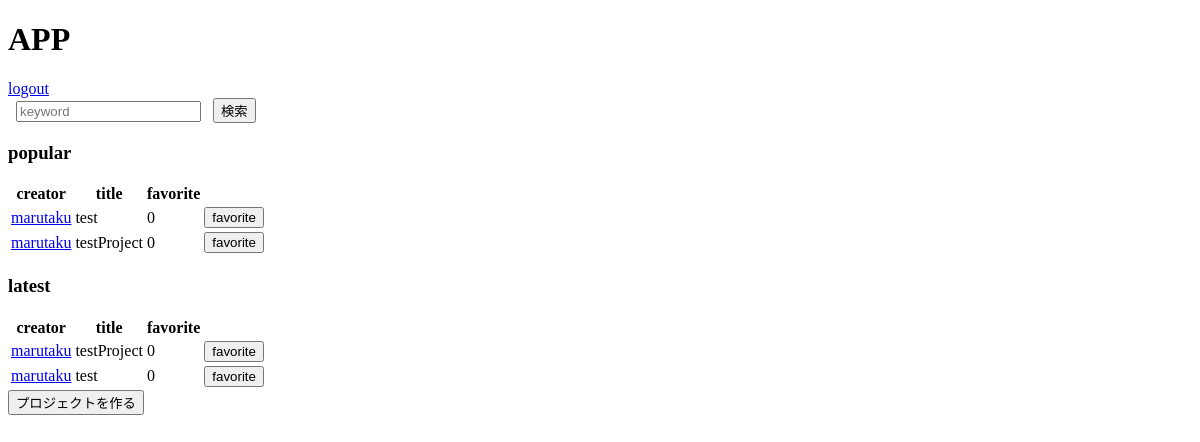
Page /top (signed in) on the earlier database version.
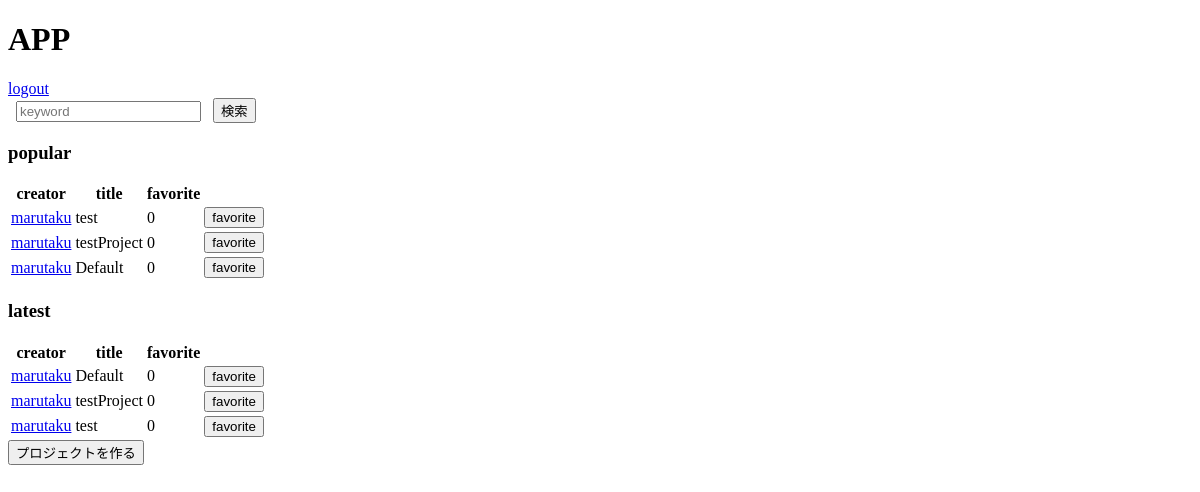
Same page on the later database version.
### lib/models.py (models this page shows)
class HyperLapse (db.Model):
    __tablename__ = 'hyperlapse'
    id = db.Column(db.Integer, primary_key=True)
    name = db.Column(db.String)
    start_latlng1 = db.Column(db.Float)
    start_latlng2 = db.Column(db.Float)
    end_latlng1 = db.Column(db.Float)
    end_latlng2 = db.Column(db.Float)
    viewpoint_latlng1 = db.Column(db.Float)
    viewpoint_latlng2 = db.Column(db.Float)
    creator = db.Column(db.ForeignKey('user.name', onupdate='CASCADE', ondelete='CASCADE'))
    fav = db.Column(db.Integer, default=0)
    created_at = db.Column(db.DateTime,  default=db.func.now())
    def __repr__(self):
        return '<HyperLapse id={id} name={name}>'.format(
            id=self.id, name=self.name)

### lib/view.py (the view)
@app.route('/top', methods=['GET'])
@login_required
def top():
    late_project = HyperLapse.query.order_by(HyperLapse.created_at.desc())[:5]
    popular_project = HyperLapse.query.order_by(HyperLapse.fav.desc())[:5]
    context = {'latest': late_project, 'popular': popular_project}
    print(context['latest'])
    return render_template('top.html', latest=late_project, popular=popular_project)

### lib/view.py (called while the page is built)
def login_required(f):
    @wraps(f)
    def decorated_function(*args, **kwargs):
        if g.user is None:
            return redirect(url_for('login', next=request.url))
        return f(*args, **kwargs)
    return decorated_function

@app.before_request
def before_request():
    g.user = session.get('id')

### src/template/top.html (shortened to what this page needs)
{% extends "layout.html" %}
{% block body %}
<form action="{{url_for('keyword')}}" method="get">
  <input type="search" name="search" placeholder="keyword">
  <input type="submit" name="submit" value="検索">
</form>
<h3>popular</h3>
{% if popular %}
<table>
    <thead>
    <tr>
        <th>creator</th>
        <th>title</th>
        <th>favorite</th>
        <th></th>
    </tr>
    </thead>
    <tbody>
    {% for project in popular %}
    <tr>
        <td>
            <a href="{{url_for('user_detail', user_name=project.creator)}}">
            {{ project.creator }}
            </a>
        </td>
        <td>
            {{ project.name }}
        </td>
        <td>
            {{ project.fav }}
        </td>
        <td>
            <input type="button"
            name="favorite" value="favorite" onClick +={{ project.fav }}>
        </td>
    </tr>
    {% endfor %}
    </tbody>
</table>
{% else %}
<h4>No project are available</h4>
{% endif %}
<h3>latest</h3>
{% if latest %}
<table>
    <thead>
    <tr>
        <th>creator</th>
        <th>title</th>
        <th>favorite</th>
        <th></th>
    </tr>
    </thead>
    <tbody>
    {% for project in latest %}
    <tr>
        <td>
            <a href="{{url_for('user_detail', user_name=project.creator)}}">
                {{ project.creator }}
            </a>
        </td>
        <td>
            {{ project.name }}
        </td>
        <td>
            {{ project.fav }}
        </td>
        <td>
            <input type="button" value="favorite" onclick= +={{ project.fav}}>
        </td>
    </tr>
    {% endfor %}
    </tbody>
</table>
{% else %}
<h4>No project are available</h4>
{% endif %}
<button onclick="redirectCreatePage()">プロジェクトを作る</button>
{% endblock %}

### src/template/layout.html (shortened to what this page needs)
<!doctype html>
<body>
<div class=page>
  <h1>APP</h1>
  {% if session.id %}
  <a href="{{ url_for('logout') }}">logout</a>
  {% endif %}
  {% block body %}{% endblock %}
</div>

Differences in the rows shown:
added HyperLapse: creator "marutaku", name "Default", fav "0"
